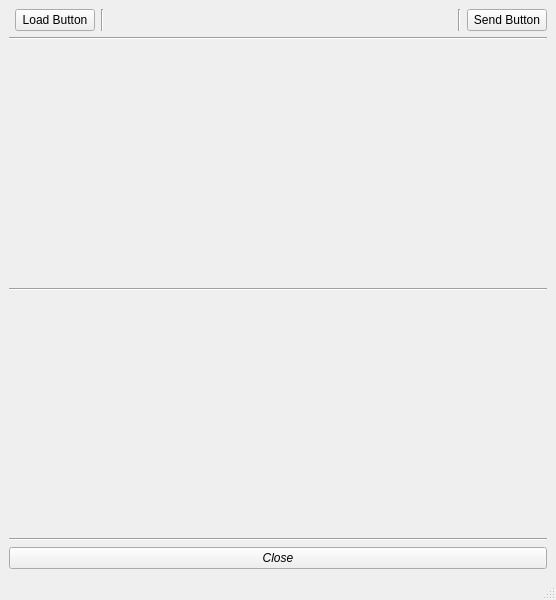
<?xml version="1.0" encoding="UTF-8"?>
<ui version="4.0">
 <class>MainWindow</class>
 <widget class="QMainWindow" name="MainWindow">
  <property name="geometry">
   <rect>
    <x>0</x>
    <y>0</y>
    <width>556</width>
    <height>600</height>
   </rect>
  </property>
  <property name="minimumSize">
   <size>
    <width>0</width>
    <height>600</height>
   </size>
  </property>
  <property name="palette">
   <palette>
    <active>
     <colorrole role="Highlight">
      <brush brushstyle="SolidPattern">
       <color alpha="255">
        <red>53</red>
        <green>132</green>
        <blue>228</blue>
       </color>
      </brush>
     </colorrole>
    </active>
    <inactive>
     <colorrole role="Highlight">
      <brush brushstyle="SolidPattern">
       <color alpha="255">
        <red>53</red>
        <green>132</green>
        <blue>228</blue>
       </color>
      </brush>
     </colorrole>
    </inactive>
    <disabled/>
   </palette>
  </property>
  <property name="mouseTracking">
   <bool>false</bool>
  </property>
  <property name="windowTitle">
   <string>MainWindow</string>
  </property>
  <property name="windowIcon">
   <iconset theme="QIcon::ThemeIcon::SoftwareUpdateUrgent"/>
  </property>
  <property name="iconSize">
   <size>
    <width>19</width>
    <height>19</height>
   </size>
  </property>
  <widget class="QWidget" name="centralwidget">
   <layout class="QGridLayout" name="gridLayout">
    <item row="2" column="0">
     <widget class="QLabel" name="label">
      <property name="text">
       <string/>
      </property>
      <property name="scaledContents">
       <bool>true</bool>
      </property>
      <property name="wordWrap">
       <bool>false</bool>
      </property>
      <property name="margin">
       <number>2</number>
      </property>
     </widget>
    </item>
    <item row="5" column="0">
     <widget class="Line" name="line_3">
      <property name="orientation">
       <enum>Qt::Orientation::Horizontal</enum>
      </property>
     </widget>
    </item>
    <item row="6" column="0">
     <widget class="QPushButton" name="pushButton">
      <property name="font">
       <font>
        <italic>true</italic>
       </font>
      </property>
      <property name="cursor">
       <cursorShape>ClosedHandCursor</cursorShape>
      </property>
      <property name="text">
       <string>Close</string>
      </property>
      <property name="icon">
       <iconset theme="QIcon::ThemeIcon::SystemShutdown"/>
      </property>
     </widget>
    </item>
    <item row="1" column="0">
     <widget class="Line" name="line">
      <property name="orientation">
       <enum>Qt::Orientation::Horizontal</enum>
      </property>
     </widget>
    </item>
    <item row="4" column="0">
     <widget class="QLabel" name="label_2">
      <property name="text">
       <string/>
      </property>
     </widget>
    </item>
    <item row="0" column="0">
     <layout class="QHBoxLayout" name="horizontalLayout">
      <item>
       <widget class="QFrame" name="frame">
        <property name="frameShape">
         <enum>QFrame::Shape::StyledPanel</enum>
        </property>
        <property name="frameShadow">
         <enum>QFrame::Shadow::Raised</enum>
        </property>
       </widget>
      </item>
      <item>
       <widget class="QPushButton" name="load_button">
        <property name="cursor">
         <cursorShape>PointingHandCursor</cursorShape>
        </property>
        <property name="text">
         <string>Load Button</string>
        </property>
       </widget>
      </item>
      <item>
       <widget class="Line" name="line_4">
        <property name="orientation">
         <enum>Qt::Orientation::Vertical</enum>
        </property>
       </widget>
      </item>
      <item>
       <spacer name="horizontalSpacer">
        <property name="orientation">
         <enum>Qt::Orientation::Horizontal</enum>
        </property>
        <property name="sizeHint" stdset="0">
         <size>
          <width>40</width>
          <height>20</height>
         </size>
        </property>
       </spacer>
      </item>
      <item>
       <widget class="Line" name="line_5">
        <property name="orientation">
         <enum>Qt::Orientation::Vertical</enum>
        </property>
       </widget>
      </item>
      <item>
       <widget class="QPushButton" name="send_button">
        <property name="cursor">
         <cursorShape>PointingHandCursor</cursorShape>
        </property>
        <property name="text">
         <string>Send Button</string>
        </property>
       </widget>
      </item>
     </layout>
    </item>
    <item row="3" column="0">
     <widget class="Line" name="line_2">
      <property name="orientation">
       <enum>Qt::Orientation::Horizontal</enum>
      </property>
     </widget>
    </item>
   </layout>
  </widget>
  <widget class="QStatusBar" name="statusbar"/>
 </widget>
 <resources/>
 <connections/>
</ui>
